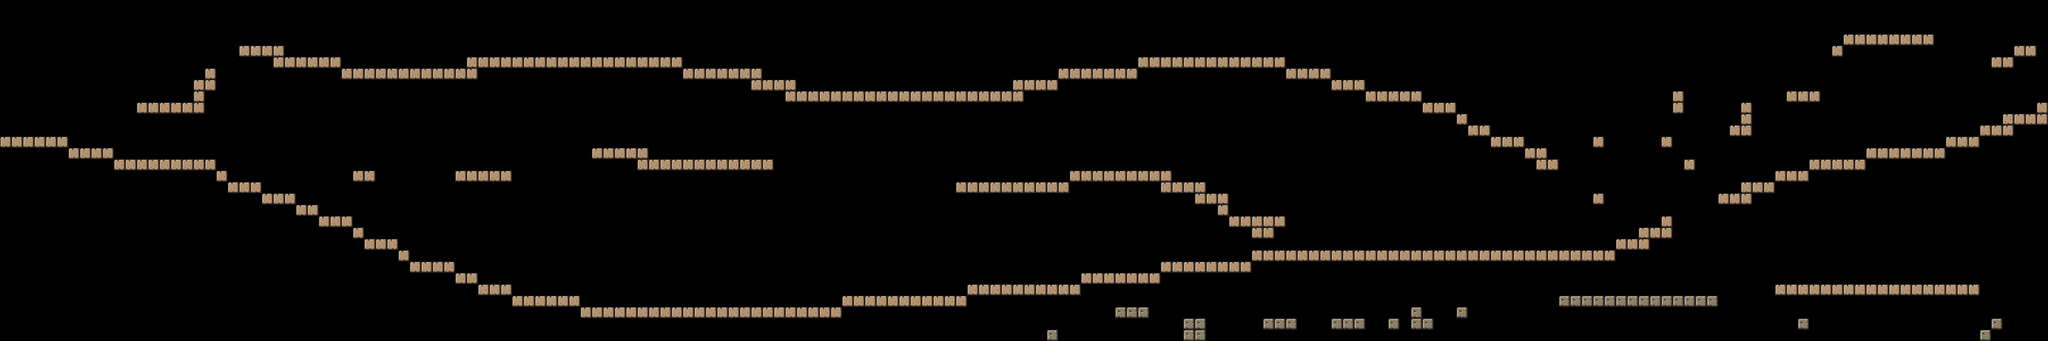

This is a level from a 2D game, rendered from its Tiled map with the project's own tilesets. A one-line summary and the map file follow, with tile-layer data summarised:
An orthogonal 180x30 tile map with 32x32 px tiles, 1 tile layer (Tile Layer 1).

<map version="1.2" tiledversion="1.3.5" orientation="orthogonal" renderorder="right-down" width="180" height="30" tilewidth="32" tileheight="32" infinite="0" nextlayerid="2" nextobjectid="1">
 <tileset firstgid="1" name="war" tilewidth="32" tileheight="32" tilecount="24" columns="6">
  <image source="../Textures/war.png" width="198" height="133" />
 </tileset>
 <layer id="1" name="Tile Layer 1" width="180" height="30">
  <data>[5400 cells, 451 non-empty, 2 distinct tile ids]</data>
 </layer>
</map>
